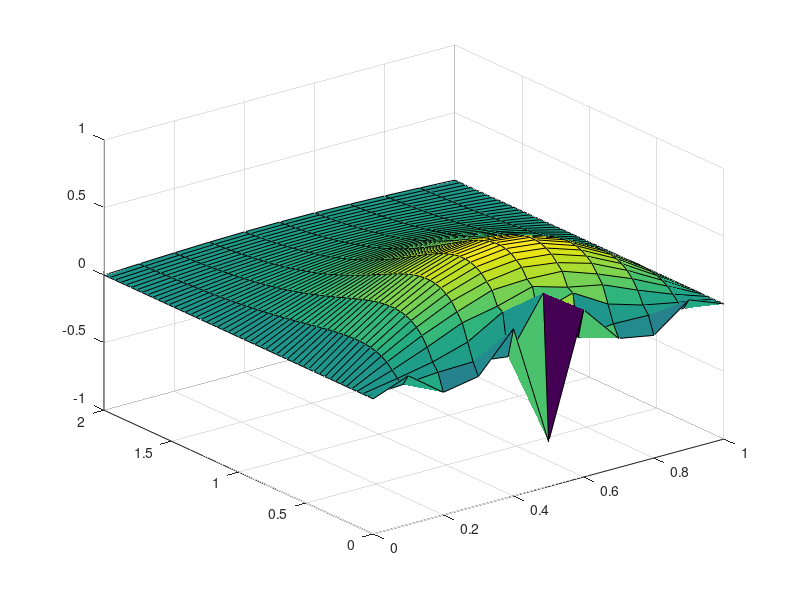

Here is the MATLAB script that generated this plot:
#plots the graph of the exact solution minus the solution obtained by the Crank-Nicolson method
clear 
L=1;
dx=0.1;
imax=L/dx+1;
X=linspace(0,L,imax);
X2=linspace(0,L,imax);
% inital value
f0 = (20*X2);
f1 = (20 *(1-X));
disp(f0);
dt=0.05;
nstep=50;
D=0.25;
alpha=D*dt/(dx)^2;

e  = ones(imax,1);
B  = [-alpha*e 2*(1+alpha)*e -alpha*e];
Lx = spdiags(B,[-1 0 1],imax,imax);
B  = [alpha*e 2*(1-alpha)*e alpha*e];
Rx = spdiags(B,[-1 0 1],imax,imax);

u=zeros(length(X),nstep+1);
disp(f1);
u(:,1) = f1;        %20(1-x)
disp("ufirst");
disp(u)
u(1:6,1)= f0(1:6);  %for the first half its 20*x, so refill first half
%disp(u);
disp("usecond");

disp(u);
u(1,:)=0;
u(end,:)=0;
imax=length(X)-2;   % remove boundary point
e  = ones(imax,1);
A  = [-alpha*e 2*(1+alpha)*e -alpha*e];
Lx = spdiags(A,[-1 0 1],imax,imax);
B  = [alpha*e 2*(1-alpha)*e alpha*e];
Rx = spdiags(B,[-1 0 1],imax,imax);
disp(u);
%% CN method:
for n=2:nstep+1
    temp=zeros(imax,1);
    temp(1)=alpha*2*u(1,n);
    temp(end)=alpha*2*u(end,n);    
    u(2:end-1,n)=Lx\(Rx*u(2:end-1,n-1)+temp);
end
% display graph
t=(0:0.04:2);
[Xg,tg] = meshgrid(X,t);
E = -0.25*power(pi,2)*tg;
F = (80/power(pi,2))*sin(pi/2)*(exp(E)).*(sin(pi*Xg));
for k = 2:5
   F = F + (1/k^2)*(80/power(pi,2))*sin(k*pi/2)*(exp(E*(k^2))).*(sin(k*pi*Xg));
end
figure;
surf(Xg,tg,F-u.');
